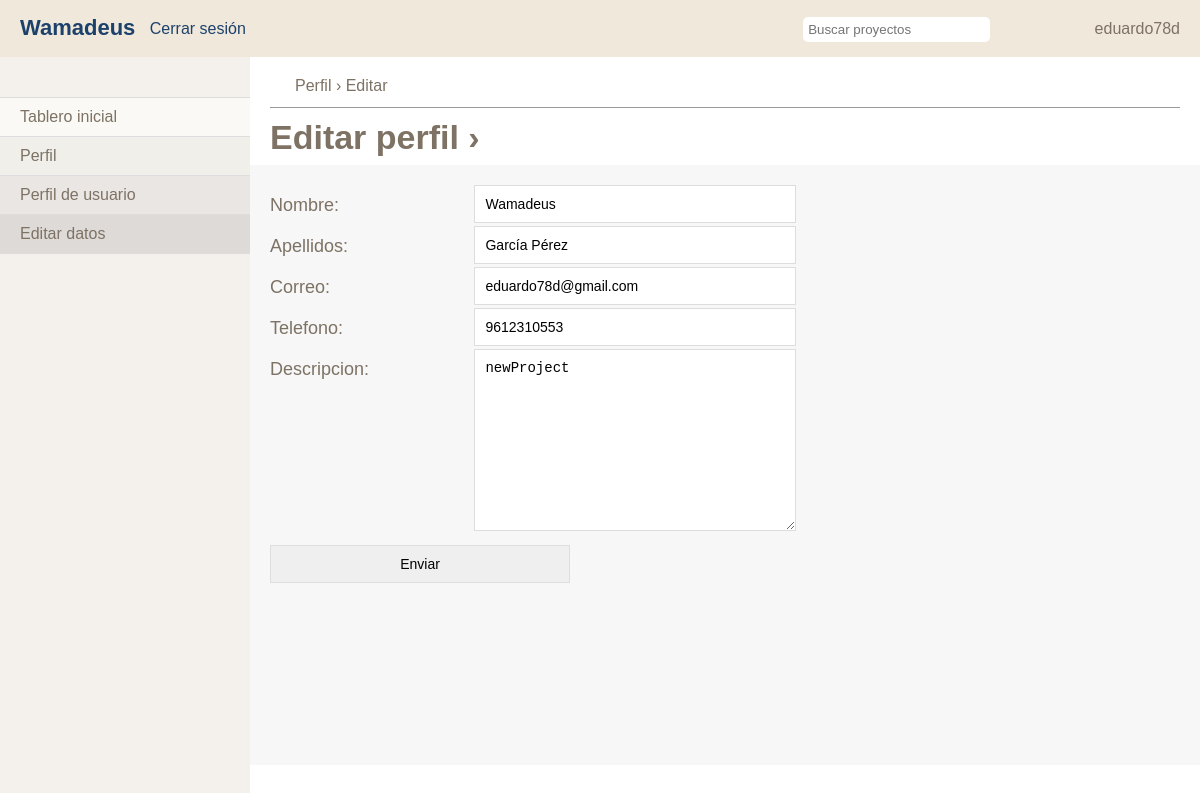
The page /usuario/perfil/editar (signed in) on the database as committed earlier.
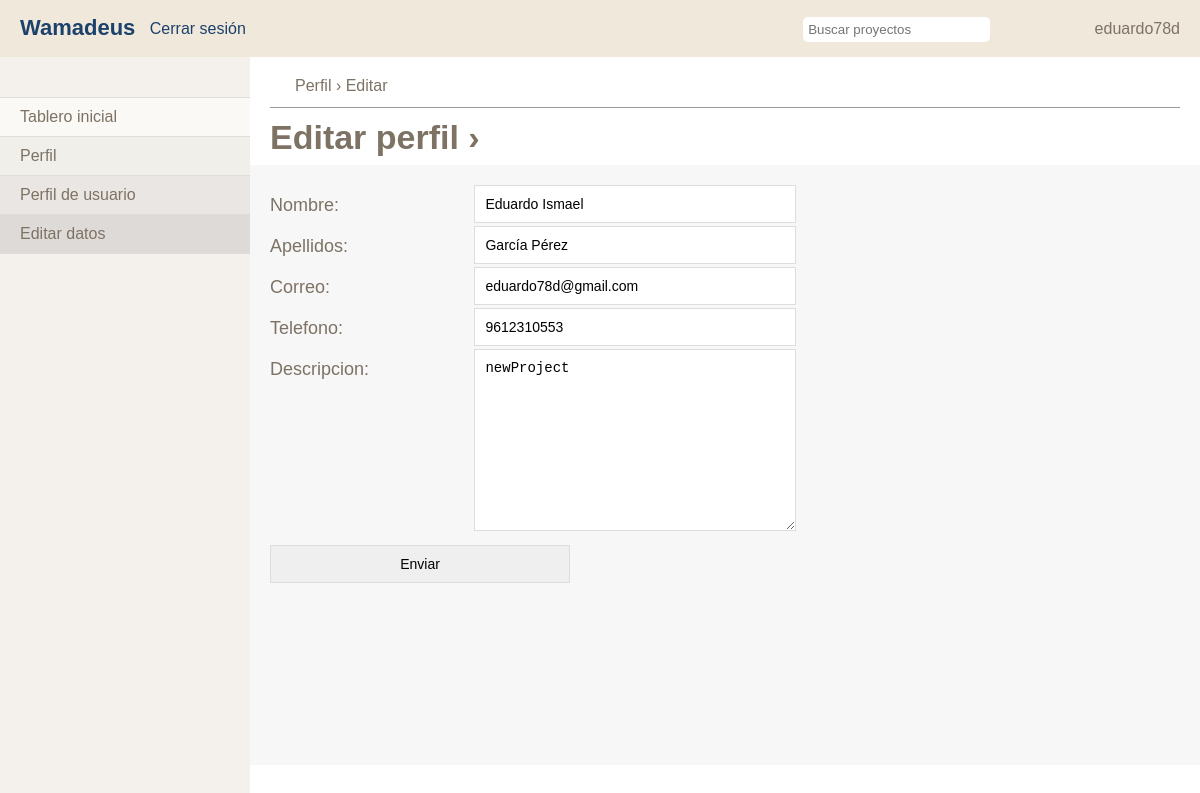
The same page on the database as committed later.
### apps/usuarios/models.py (models this page shows, shortened)
class Usuario(models.Model):
	usuario = models.OneToOneField(User)
	nombre = models.CharField(max_length=50)
	apellidos = models.CharField(max_length=50)
	telefono = models.IntegerField()
	correo = models.EmailField(max_length=50)
	imagen = models.ImageField(upload_to='profile_image')
	descripcion = models.TextField(max_length=300)
	status = models.BooleanField(default=False)

### apps/usuarios/views.py (the view)
# urls.py: url(r'perfil/editar$',editarPerfil,name='editarPerfil'),
def editarPerfil(request):
	username = None
	if request.user.is_authenticated():
		usuario = Usuario.objects.get(usuario=request.user)
		if request.method == 'POST':
			myform = FormularioUsuario(request.POST, instance=usuario)
			if myform.is_valid():
				myform.save()
				return redirect ('editarPerfil')
			else:
				return redirect ('editarPerfil')
		else:
			form = FormularioUsuario(instance=usuario)
			return render(request, 'usuario/editar.html', {'usuario': request.user.username, 'formulario':form})

### apps/usuarios/forms.py
class FormularioUsuario(ModelForm):
	class Meta:
		model = Usuario
		fields = ['nombre', 'apellidos', 'correo', 'telefono' ,'descripcion']

### templates/usuario/editar.html (shortened to what this page needs)
{% extends 'plantillas/cabezera.html'%}
{%block content%}
<nav id="menuizq">
		<ul>
			<li><a href="{% url 'home' %}">Tablero inicial</a></li>
      <li class="selected"><a href="{% url 'perfil' %}">Perfil</a></li>
      <li class="sub"><a href="{% url 'perfil' %}">Perfil de usuario</a></li>
      <li class="sub selected"><a href="{% url 'editarPerfil' %}">Editar datos</a></li>
		</ul>
	</nav>
	<div id="pag">
    <section id="content">
      <section id="header">
        <span id="home"></span>Perfil › Editar
        <div class="titulo">
          <h1>Editar perfil ›</h1>
        </div>
      </section>
      <section id="info">
        <section id="form">
          <ul>
            <form action="#" method="post">
              {{ formulario.as_p }}
              <li>
                <input type="submit" value="Enviar" />
              </li>
            </form>
          </ul>
        </section>
      </section>
    </section>
  </div>
{% endblock %}

### templates/plantillas/cabezera.html (shortened to what this page needs)
<!DOCTYPE HTML>
<html lang = "es">
<head>
	{% load staticfiles %}
	<link rel="stylesheet" type="text/css" href="{% static 'css/style.css' %}" />
</head>
<body>
	<header>
		<div id="hright">
			<form style="position:relative">
				<input type="text" placeholder="Buscar proyectos" class="busqProyectos" />
			</form>
			<span id="nombre"> {{ usuario }} </span>
		</div>
		<h3><a href="{% url 'home' %}">Wamadeus</a></h3>
		<a href="{% url 'logout' %}" class="logout">Cerrar sesión</a>
	</header>
	{% block content %} {% endblock %}
</body>
</html>

### static/css/style.css (style rules this page uses)
a, abbr, acronym, address, applet, article, aside, audio, b, blockquote, big, body, center, canvas, caption, cite, code, command, datalist, dd, del, details, dfn, dl, div, dt, em, embed, fieldset, figcaption, figure, font, footer, form, h1, h2, h3, h4, h5, h6, header, hgroup, html, i, iframe, img, ins, kbd, keygen, label, legend, li, meter, nav, object, ol, output, p, pre, progress, q, s, samp, section, small, span, source, strike, strong, sub, sup, table, tbody, tfoot, thead, th, tr, tdvideo, tt, u, ul, var { background: transparent; border: 0 none; font-size: 100%; margin: 0; padding: 0; border: 0; outline: 0; vertical-align: top; }
ol, ul { list-style: none; }
* { border:none; }
article, aside, audio, canvas, command, datalist, details, embed, figcaption, figure, footer, header, hgroup, keygen, meter, nav, output, progress, section, source, video, div { display: block; position:relative; }
body { font-family: Arial; color: #7d7264; }
a { color: #1c416b; text-decoration: none; }
h1 { font-size: 40px; }
header { position: fixed; top: 0; height: 17px; left: 0; right: 0; background: #f0e8db; padding: 20px; z-index: 99; }
header #hright { float: right; }
header form { display: inline-block; }
header h3 { color: #7d7264; font-size: 22px; margin: -5px 0; display: inline-block; }
header input { padding: 5px; margin: -10px 0; margin-right: 100px; border-radius: 5px; }
#menuizq { position: fixed; background: #f4f1ec; top: 57px; width: 250px; left: 0; bottom: 0; z-index: 99; }
#menuizq ul { margin-top: 40px; background: #faf9f5; border-bottom: 1px solid #ddd; margin-bottom: 20px; }
#menuizq ul li a, #menuizq #lChat li { color: #7d7264; display: inline-block; padding: 10px 20px; border-top: 1px solid #ddd; width: 210px; }
#menuizq ul li.selected a { background: #f0efea; }
#menuizq ul li.sub a { background: #eae6e3; }
#menuizq ul .sub.selected a { background: #dedad7; }
#pag { width: 100%; position: relative; }
#content { margin-top: 57px; padding: 20px; padding-left: 270px; }
#header #home { background: url(imgs/iconos.png) 0 -40px no-repeat; display: inline-block; width: 25px; height: 20px; margin-bottom: 10px; }
#header .titulo { border-top: 1px solid #999; }
#header .titulo h1 { padding-top: 10px; display: inline-block; font-size: 34px; padding-right: 20px; padding-bottom: 8px; }
#info { background: #f7f7f7; min-height: 500px; margin: 0 -20px; margin-bottom: -20px; padding: 20px; padding-bottom: 80px; position: relative; }
#form li { padding: 10px 0; }
#form label { display: inline-block; width: 200px; font-size: 18px; padding: 10px 0; }
#form input, #form textarea { padding: 10px; font-size: 14px; width: 300px; border: 1px solid #ddd; }
.logout { margin-left: 10px; }

Rows that differ between the two databases and show on the page:
changed Usuario "García Pérez": nombre "Wamadeus" → "Eduardo Ismael"
